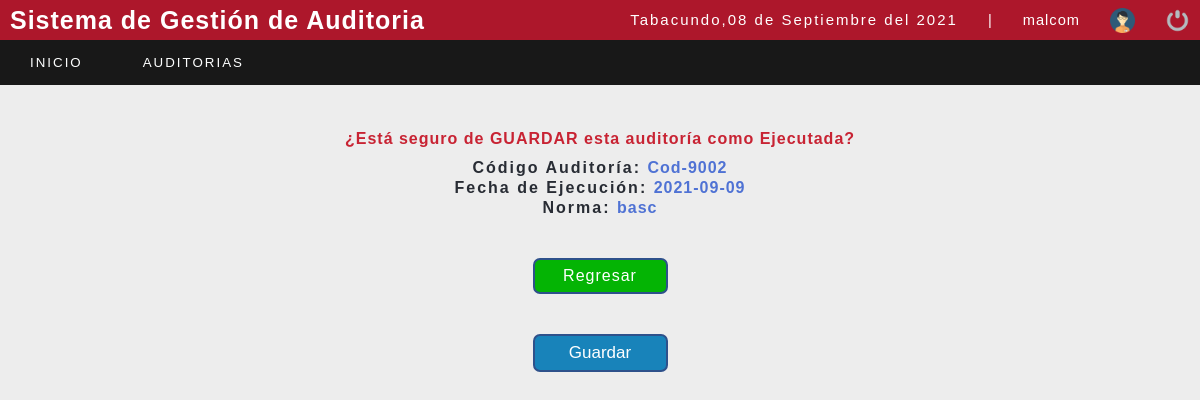
The page /sistema/guardar_auditoria.php?id=131 (signed in) on the database its author committed.
### tables this page shows
CREATE TABLE `norma` (
  `idnorma` int(11) NOT NULL,
  `nombrenorma` varchar(50) NOT NULL
);

CREATE TABLE `detalleauditoria` (
  `iddetalleauditoria` int(11) NOT NULL,
  `codigoauditoria` varchar(80) NOT NULL,
  `idperiodo` int(11) NOT NULL,
  `fechaejecucion` date NOT NULL,
  `idgrupo` int(11) NOT NULL,
  `fechacreacion` date NOT NULL DEFAULT current_timestamp(),
  `estado` int(11) NOT NULL DEFAULT 1
);

### sistema/guardar_auditoria.php (the view, shortened to what this page needs)
<?php
include "../conexion.php";
$usu = $_SESSION['id_user'];
if (empty($_REQUEST['id'])) {
  header('Location: lista_auditorvistapro.php');
  mysqli_close($conection);
} else {
  $iddetalleauditoria = $_REQUEST['id'];
  $sql = mysqli_query($conection, "SELECT codigoauditoria,fechaejecucion,nombrenorma,iddetalleauditoria from norma n, grupoauditor ga, detallegrupo dg, detalleauditoria da WHERE n.idnorma=ga.idnorma and ga.idgrupo=dg.idgrupo AND dg.idgrupo=da.idgrupo AND dg.id_user=$usu AND da.estado=1 AND da.iddetalleauditoria=$iddetalleauditoria; ");
  $result = mysqli_num_rows($sql);
  if ($result > 0) {
    while ($data = mysqli_fetch_array($sql)) {
      $codigoauditoria = $data[0];
      $fechaejecucion= $data[1];
      $norma = $data[2];
    }
  } else {
    header('Location: lista_auditorvistapro.php');
  }
}
?>
<!DOCTYPE html>
<html lang="en">
<head>
  <?php include "includes/scripts.php"; ?>
</head>
<body>
  <?php include "includes/header.php"; ?>
  <section id="container">
    <div class="data_delete">
      <h2 style="color: #C82333">¿Está seguro de GUARDAR esta auditoría como Ejecutada?</h2>
      <p>Código Auditoría: <span><?php echo $codigoauditoria; ?></span></p>
      <p>Fecha de Ejecución: <span><?php echo $fechaejecucion; ?></span></p>
      <p>Norma: <span><?php echo $norma; ?></span></p>
      <form method="POST" action="">
        <center><a style="border: 2px solid #2e518b;  color: #ffffff; background-color: #04B404 ;" href="lista_auditorvistapro.php" class="btn_cancel">Regresar</a> </center>
        <input type="submit" style="border: 2px solid #2e518b;  color: #ffffff; background-color: #1883ba; font-size: 17px;" value="Guardar" class="btn_ok">
      </form>
    </div>
  </section>
</body>
</html>

### sistema/css/style.css (style rules this page uses)
* { margin: 0; padding: 0; box-sizing: border-box; }
body { background: #ededed; }
h1, h2, h3, h4, h5, h6 { font-family: Arial, sans-serif; font-weight: bold; letter-spacing: 1px; }
h2 { font-size: 20px; }
a { text-decoration: none; font-family: Arial, sans-serif; letter-spacing: 1px; }
p { font-family: Arial, sans-serif; letter-spacing: 2px; font-size: 15px; line-height: 20px; }
span { font-family: Arial, sans-serif; letter-spacing: 1px; font-size: 15px; line-height: 20px; }
#container { padding: 90px 15px 15px; }
form { background: #fff; margin: auto; padding: 20px 50px; border: 1px solid #d1d1d1; }
input, select { display: block; width: 100%; font-size: 11pt; padding: 5px; border: 1px solid #85929e; border-radius: 5px; }
.data_delete { text-align: center; padding: 30px; }
.data_delete h2 { font-size: 12pt; padding: 10px; }
.data_delete span { font-weight: bold; color: #4f72d4; font-size: 12pt; }
.data_delete p { font-weight: bold; color: #282C34; font-size: 12pt; }
.btn_cancel, .btn_ok { width: 135px; background: #478ba2; color: #fff; display: inline-block; padding: 7px; border-radius: 7px; cursor: pointer; margin: 20px; }
.btn_cancel { background: #42b343; }
.data_delete form { background: initial; margin: auto; padding: 20px 50px; border: 0; }

### rows shown on the page
norma: detalleauditoria.codigoauditoria "Cod-9002", detalleauditoria.fechaejecucion "2021-09-09", nombrenorma "basc"

### other values the page prints
fechaC() "08 de Septiembre del 2021"
$_SESSION['user'] "malcom"
